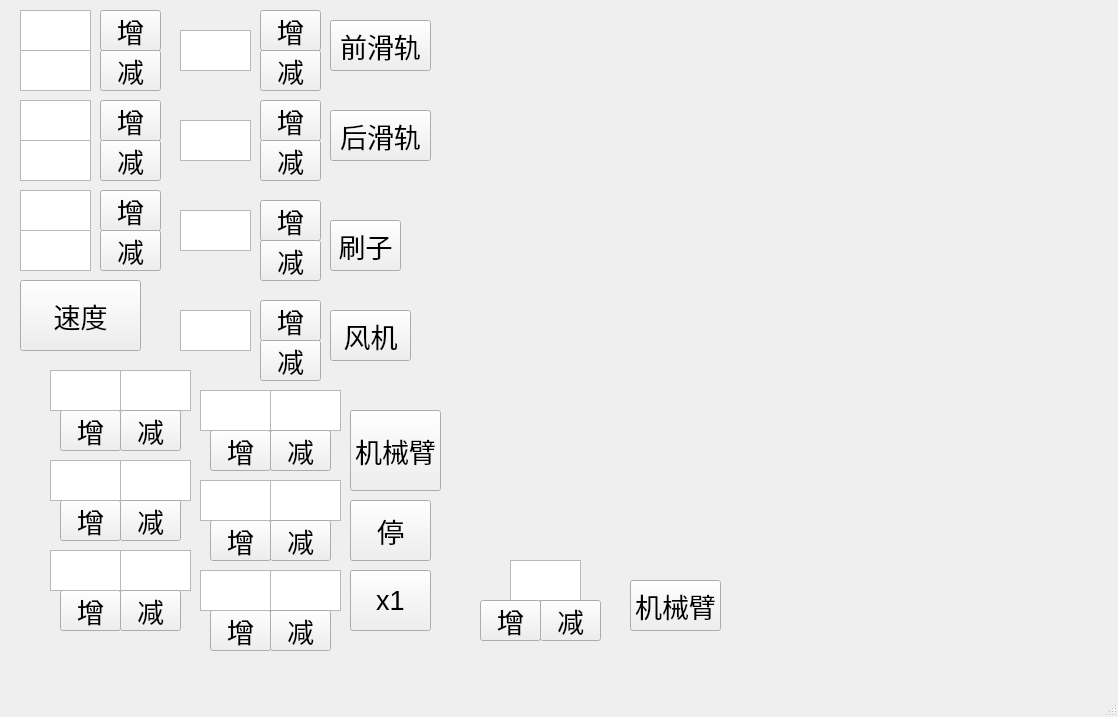
<?xml version="1.0" encoding="UTF-8"?>
<ui version="4.0">
 <class>CtlWin</class>
 <widget class="QMainWindow" name="CtlWin">
  <property name="geometry">
   <rect>
    <x>0</x>
    <y>0</y>
    <width>1118</width>
    <height>717</height>
   </rect>
  </property>
  <property name="windowTitle">
   <string>CtlWin</string>
  </property>
  <widget class="QWidget" name="centralwidget">
   <widget class="QTextEdit" name="x_text">
    <property name="geometry">
     <rect>
      <x>20</x>
      <y>50</y>
      <width>71</width>
      <height>41</height>
     </rect>
    </property>
    <property name="font">
     <font>
      <pointsize>15</pointsize>
     </font>
    </property>
    <property name="html">
     <string>&lt;!DOCTYPE HTML PUBLIC &quot;-//W3C//DTD HTML 4.0//EN&quot; &quot;http://www.w3.org/TR/REC-html40/strict.dtd&quot;&gt;
&lt;html&gt;&lt;head&gt;&lt;meta name=&quot;qrichtext&quot; content=&quot;1&quot; /&gt;&lt;style type=&quot;text/css&quot;&gt;
p, li { white-space: pre-wrap; }
&lt;/style&gt;&lt;/head&gt;&lt;body style=&quot; font-family:'Ubuntu'; font-size:15pt; font-weight:400; font-style:normal;&quot;&gt;
&lt;p align=&quot;center&quot; style=&quot;-qt-paragraph-type:empty; margin-top:0px; margin-bottom:0px; margin-left:0px; margin-right:0px; -qt-block-indent:0; text-indent:0px;&quot;&gt;&lt;br /&gt;&lt;/p&gt;&lt;/body&gt;&lt;/html&gt;</string>
    </property>
   </widget>
   <widget class="QPushButton" name="x_but_add">
    <property name="geometry">
     <rect>
      <x>100</x>
      <y>10</y>
      <width>61</width>
      <height>41</height>
     </rect>
    </property>
    <property name="font">
     <font>
      <pointsize>20</pointsize>
     </font>
    </property>
    <property name="text">
     <string>增</string>
    </property>
   </widget>
   <widget class="QPushButton" name="x_but_minus">
    <property name="geometry">
     <rect>
      <x>100</x>
      <y>50</y>
      <width>61</width>
      <height>41</height>
     </rect>
    </property>
    <property name="font">
     <font>
      <pointsize>20</pointsize>
     </font>
    </property>
    <property name="text">
     <string>减</string>
    </property>
   </widget>
   <widget class="QPushButton" name="y_but_add">
    <property name="geometry">
     <rect>
      <x>100</x>
      <y>100</y>
      <width>61</width>
      <height>41</height>
     </rect>
    </property>
    <property name="font">
     <font>
      <pointsize>20</pointsize>
     </font>
    </property>
    <property name="text">
     <string>增</string>
    </property>
   </widget>
   <widget class="QPushButton" name="y_but_minus">
    <property name="geometry">
     <rect>
      <x>100</x>
      <y>140</y>
      <width>61</width>
      <height>41</height>
     </rect>
    </property>
    <property name="font">
     <font>
      <pointsize>20</pointsize>
     </font>
    </property>
    <property name="text">
     <string>减</string>
    </property>
   </widget>
   <widget class="QPushButton" name="z_but_add">
    <property name="geometry">
     <rect>
      <x>100</x>
      <y>190</y>
      <width>61</width>
      <height>41</height>
     </rect>
    </property>
    <property name="font">
     <font>
      <pointsize>20</pointsize>
     </font>
    </property>
    <property name="text">
     <string>增</string>
    </property>
   </widget>
   <widget class="QPushButton" name="z_but_minus">
    <property name="geometry">
     <rect>
      <x>100</x>
      <y>230</y>
      <width>61</width>
      <height>41</height>
     </rect>
    </property>
    <property name="font">
     <font>
      <pointsize>20</pointsize>
     </font>
    </property>
    <property name="text">
     <string>减</string>
    </property>
   </widget>
   <widget class="QPushButton" name="front_plate_add_but">
    <property name="geometry">
     <rect>
      <x>260</x>
      <y>10</y>
      <width>61</width>
      <height>41</height>
     </rect>
    </property>
    <property name="font">
     <font>
      <pointsize>20</pointsize>
     </font>
    </property>
    <property name="text">
     <string>增</string>
    </property>
   </widget>
   <widget class="QPushButton" name="front_plate_minus_but">
    <property name="geometry">
     <rect>
      <x>260</x>
      <y>50</y>
      <width>61</width>
      <height>41</height>
     </rect>
    </property>
    <property name="font">
     <font>
      <pointsize>20</pointsize>
     </font>
    </property>
    <property name="text">
     <string>减</string>
    </property>
   </widget>
   <widget class="QPushButton" name="behind_plate_add_but">
    <property name="geometry">
     <rect>
      <x>260</x>
      <y>100</y>
      <width>61</width>
      <height>41</height>
     </rect>
    </property>
    <property name="font">
     <font>
      <pointsize>20</pointsize>
     </font>
    </property>
    <property name="text">
     <string>增</string>
    </property>
   </widget>
   <widget class="QPushButton" name="behind_plate_minus_but">
    <property name="geometry">
     <rect>
      <x>260</x>
      <y>140</y>
      <width>61</width>
      <height>41</height>
     </rect>
    </property>
    <property name="font">
     <font>
      <pointsize>20</pointsize>
     </font>
    </property>
    <property name="text">
     <string>减</string>
    </property>
   </widget>
   <widget class="QTextEdit" name="y_text">
    <property name="geometry">
     <rect>
      <x>20</x>
      <y>140</y>
      <width>71</width>
      <height>41</height>
     </rect>
    </property>
    <property name="font">
     <font>
      <pointsize>15</pointsize>
     </font>
    </property>
    <property name="html">
     <string>&lt;!DOCTYPE HTML PUBLIC &quot;-//W3C//DTD HTML 4.0//EN&quot; &quot;http://www.w3.org/TR/REC-html40/strict.dtd&quot;&gt;
&lt;html&gt;&lt;head&gt;&lt;meta name=&quot;qrichtext&quot; content=&quot;1&quot; /&gt;&lt;style type=&quot;text/css&quot;&gt;
p, li { white-space: pre-wrap; }
&lt;/style&gt;&lt;/head&gt;&lt;body style=&quot; font-family:'Ubuntu'; font-size:15pt; font-weight:400; font-style:normal;&quot;&gt;
&lt;p align=&quot;center&quot; style=&quot;-qt-paragraph-type:empty; margin-top:0px; margin-bottom:0px; margin-left:0px; margin-right:0px; -qt-block-indent:0; text-indent:0px;&quot;&gt;&lt;br /&gt;&lt;/p&gt;&lt;/body&gt;&lt;/html&gt;</string>
    </property>
   </widget>
   <widget class="QTextEdit" name="yaw_text">
    <property name="geometry">
     <rect>
      <x>20</x>
      <y>230</y>
      <width>71</width>
      <height>41</height>
     </rect>
    </property>
    <property name="font">
     <font>
      <pointsize>15</pointsize>
     </font>
    </property>
    <property name="html">
     <string>&lt;!DOCTYPE HTML PUBLIC &quot;-//W3C//DTD HTML 4.0//EN&quot; &quot;http://www.w3.org/TR/REC-html40/strict.dtd&quot;&gt;
&lt;html&gt;&lt;head&gt;&lt;meta name=&quot;qrichtext&quot; content=&quot;1&quot; /&gt;&lt;style type=&quot;text/css&quot;&gt;
p, li { white-space: pre-wrap; }
&lt;/style&gt;&lt;/head&gt;&lt;body style=&quot; font-family:'Ubuntu'; font-size:15pt; font-weight:400; font-style:normal;&quot;&gt;
&lt;p align=&quot;center&quot; style=&quot;-qt-paragraph-type:empty; margin-top:0px; margin-bottom:0px; margin-left:0px; margin-right:0px; -qt-block-indent:0; text-indent:0px;&quot;&gt;&lt;br /&gt;&lt;/p&gt;&lt;/body&gt;&lt;/html&gt;</string>
    </property>
   </widget>
   <widget class="QTextEdit" name="front_plate_text">
    <property name="geometry">
     <rect>
      <x>180</x>
      <y>30</y>
      <width>71</width>
      <height>41</height>
     </rect>
    </property>
    <property name="font">
     <font>
      <pointsize>15</pointsize>
     </font>
    </property>
    <property name="html">
     <string>&lt;!DOCTYPE HTML PUBLIC &quot;-//W3C//DTD HTML 4.0//EN&quot; &quot;http://www.w3.org/TR/REC-html40/strict.dtd&quot;&gt;
&lt;html&gt;&lt;head&gt;&lt;meta name=&quot;qrichtext&quot; content=&quot;1&quot; /&gt;&lt;style type=&quot;text/css&quot;&gt;
p, li { white-space: pre-wrap; }
&lt;/style&gt;&lt;/head&gt;&lt;body style=&quot; font-family:'Ubuntu'; font-size:15pt; font-weight:400; font-style:normal;&quot;&gt;
&lt;p align=&quot;center&quot; style=&quot;-qt-paragraph-type:empty; margin-top:0px; margin-bottom:0px; margin-left:0px; margin-right:0px; -qt-block-indent:0; text-indent:0px;&quot;&gt;&lt;br /&gt;&lt;/p&gt;&lt;/body&gt;&lt;/html&gt;</string>
    </property>
   </widget>
   <widget class="QTextEdit" name="behind_plate_text">
    <property name="geometry">
     <rect>
      <x>180</x>
      <y>120</y>
      <width>71</width>
      <height>41</height>
     </rect>
    </property>
    <property name="font">
     <font>
      <pointsize>15</pointsize>
     </font>
    </property>
    <property name="html">
     <string>&lt;!DOCTYPE HTML PUBLIC &quot;-//W3C//DTD HTML 4.0//EN&quot; &quot;http://www.w3.org/TR/REC-html40/strict.dtd&quot;&gt;
&lt;html&gt;&lt;head&gt;&lt;meta name=&quot;qrichtext&quot; content=&quot;1&quot; /&gt;&lt;style type=&quot;text/css&quot;&gt;
p, li { white-space: pre-wrap; }
&lt;/style&gt;&lt;/head&gt;&lt;body style=&quot; font-family:'Ubuntu'; font-size:15pt; font-weight:400; font-style:normal;&quot;&gt;
&lt;p align=&quot;center&quot; style=&quot;-qt-paragraph-type:empty; margin-top:0px; margin-bottom:0px; margin-left:0px; margin-right:0px; -qt-block-indent:0; text-indent:0px;&quot;&gt;&lt;br /&gt;&lt;/p&gt;&lt;/body&gt;&lt;/html&gt;</string>
    </property>
   </widget>
   <widget class="QPushButton" name="send_stm32_vel">
    <property name="geometry">
     <rect>
      <x>20</x>
      <y>280</y>
      <width>121</width>
      <height>71</height>
     </rect>
    </property>
    <property name="font">
     <font>
      <pointsize>20</pointsize>
     </font>
    </property>
    <property name="text">
     <string>速度</string>
    </property>
   </widget>
   <widget class="QPushButton" name="stop">
    <property name="geometry">
     <rect>
      <x>350</x>
      <y>500</y>
      <width>81</width>
      <height>61</height>
     </rect>
    </property>
    <property name="font">
     <font>
      <pointsize>20</pointsize>
     </font>
    </property>
    <property name="text">
     <string>停</string>
    </property>
   </widget>
   <widget class="QPushButton" name="send_front_plate">
    <property name="geometry">
     <rect>
      <x>330</x>
      <y>20</y>
      <width>101</width>
      <height>51</height>
     </rect>
    </property>
    <property name="font">
     <font>
      <pointsize>20</pointsize>
     </font>
    </property>
    <property name="text">
     <string>前滑轨</string>
    </property>
   </widget>
   <widget class="QPushButton" name="send_behind_plate">
    <property name="geometry">
     <rect>
      <x>330</x>
      <y>110</y>
      <width>101</width>
      <height>51</height>
     </rect>
    </property>
    <property name="font">
     <font>
      <pointsize>20</pointsize>
     </font>
    </property>
    <property name="text">
     <string>后滑轨</string>
    </property>
   </widget>
   <widget class="QTextEdit" name="fan_text">
    <property name="geometry">
     <rect>
      <x>180</x>
      <y>310</y>
      <width>71</width>
      <height>41</height>
     </rect>
    </property>
    <property name="font">
     <font>
      <pointsize>15</pointsize>
     </font>
    </property>
    <property name="html">
     <string>&lt;!DOCTYPE HTML PUBLIC &quot;-//W3C//DTD HTML 4.0//EN&quot; &quot;http://www.w3.org/TR/REC-html40/strict.dtd&quot;&gt;
&lt;html&gt;&lt;head&gt;&lt;meta name=&quot;qrichtext&quot; content=&quot;1&quot; /&gt;&lt;style type=&quot;text/css&quot;&gt;
p, li { white-space: pre-wrap; }
&lt;/style&gt;&lt;/head&gt;&lt;body style=&quot; font-family:'Ubuntu'; font-size:15pt; font-weight:400; font-style:normal;&quot;&gt;
&lt;p align=&quot;center&quot; style=&quot;-qt-paragraph-type:empty; margin-top:0px; margin-bottom:0px; margin-left:0px; margin-right:0px; -qt-block-indent:0; text-indent:0px;&quot;&gt;&lt;br /&gt;&lt;/p&gt;&lt;/body&gt;&lt;/html&gt;</string>
    </property>
   </widget>
   <widget class="QPushButton" name="send_fan">
    <property name="geometry">
     <rect>
      <x>330</x>
      <y>310</y>
      <width>81</width>
      <height>51</height>
     </rect>
    </property>
    <property name="font">
     <font>
      <pointsize>20</pointsize>
     </font>
    </property>
    <property name="text">
     <string>风机</string>
    </property>
   </widget>
   <widget class="QPushButton" name="fan_add_but">
    <property name="geometry">
     <rect>
      <x>260</x>
      <y>300</y>
      <width>61</width>
      <height>41</height>
     </rect>
    </property>
    <property name="font">
     <font>
      <pointsize>20</pointsize>
     </font>
    </property>
    <property name="text">
     <string>增</string>
    </property>
   </widget>
   <widget class="QPushButton" name="fan_minus_but">
    <property name="geometry">
     <rect>
      <x>260</x>
      <y>340</y>
      <width>61</width>
      <height>41</height>
     </rect>
    </property>
    <property name="font">
     <font>
      <pointsize>20</pointsize>
     </font>
    </property>
    <property name="text">
     <string>减</string>
    </property>
   </widget>
   <widget class="QTextEdit" name="servo1_text">
    <property name="geometry">
     <rect>
      <x>120</x>
      <y>370</y>
      <width>71</width>
      <height>41</height>
     </rect>
    </property>
    <property name="font">
     <font>
      <pointsize>15</pointsize>
     </font>
    </property>
    <property name="html">
     <string>&lt;!DOCTYPE HTML PUBLIC &quot;-//W3C//DTD HTML 4.0//EN&quot; &quot;http://www.w3.org/TR/REC-html40/strict.dtd&quot;&gt;
&lt;html&gt;&lt;head&gt;&lt;meta name=&quot;qrichtext&quot; content=&quot;1&quot; /&gt;&lt;style type=&quot;text/css&quot;&gt;
p, li { white-space: pre-wrap; }
&lt;/style&gt;&lt;/head&gt;&lt;body style=&quot; font-family:'Ubuntu'; font-size:15pt; font-weight:400; font-style:normal;&quot;&gt;
&lt;p align=&quot;center&quot; style=&quot;-qt-paragraph-type:empty; margin-top:0px; margin-bottom:0px; margin-left:0px; margin-right:0px; -qt-block-indent:0; text-indent:0px;&quot;&gt;&lt;br /&gt;&lt;/p&gt;&lt;/body&gt;&lt;/html&gt;</string>
    </property>
   </widget>
   <widget class="QTextEdit" name="servo2_text">
    <property name="geometry">
     <rect>
      <x>120</x>
      <y>460</y>
      <width>71</width>
      <height>41</height>
     </rect>
    </property>
    <property name="font">
     <font>
      <pointsize>15</pointsize>
     </font>
    </property>
    <property name="html">
     <string>&lt;!DOCTYPE HTML PUBLIC &quot;-//W3C//DTD HTML 4.0//EN&quot; &quot;http://www.w3.org/TR/REC-html40/strict.dtd&quot;&gt;
&lt;html&gt;&lt;head&gt;&lt;meta name=&quot;qrichtext&quot; content=&quot;1&quot; /&gt;&lt;style type=&quot;text/css&quot;&gt;
p, li { white-space: pre-wrap; }
&lt;/style&gt;&lt;/head&gt;&lt;body style=&quot; font-family:'Ubuntu'; font-size:15pt; font-weight:400; font-style:normal;&quot;&gt;
&lt;p align=&quot;center&quot; style=&quot;-qt-paragraph-type:empty; margin-top:0px; margin-bottom:0px; margin-left:0px; margin-right:0px; -qt-block-indent:0; text-indent:0px;&quot;&gt;&lt;br /&gt;&lt;/p&gt;&lt;/body&gt;&lt;/html&gt;</string>
    </property>
   </widget>
   <widget class="QTextEdit" name="servo3_text">
    <property name="geometry">
     <rect>
      <x>120</x>
      <y>550</y>
      <width>71</width>
      <height>41</height>
     </rect>
    </property>
    <property name="font">
     <font>
      <pointsize>15</pointsize>
     </font>
    </property>
    <property name="html">
     <string>&lt;!DOCTYPE HTML PUBLIC &quot;-//W3C//DTD HTML 4.0//EN&quot; &quot;http://www.w3.org/TR/REC-html40/strict.dtd&quot;&gt;
&lt;html&gt;&lt;head&gt;&lt;meta name=&quot;qrichtext&quot; content=&quot;1&quot; /&gt;&lt;style type=&quot;text/css&quot;&gt;
p, li { white-space: pre-wrap; }
&lt;/style&gt;&lt;/head&gt;&lt;body style=&quot; font-family:'Ubuntu'; font-size:15pt; font-weight:400; font-style:normal;&quot;&gt;
&lt;p align=&quot;center&quot; style=&quot;-qt-paragraph-type:empty; margin-top:0px; margin-bottom:0px; margin-left:0px; margin-right:0px; -qt-block-indent:0; text-indent:0px;&quot;&gt;&lt;br /&gt;&lt;/p&gt;&lt;/body&gt;&lt;/html&gt;</string>
    </property>
   </widget>
   <widget class="QTextEdit" name="servo6_text">
    <property name="geometry">
     <rect>
      <x>270</x>
      <y>570</y>
      <width>71</width>
      <height>41</height>
     </rect>
    </property>
    <property name="font">
     <font>
      <pointsize>15</pointsize>
     </font>
    </property>
    <property name="html">
     <string>&lt;!DOCTYPE HTML PUBLIC &quot;-//W3C//DTD HTML 4.0//EN&quot; &quot;http://www.w3.org/TR/REC-html40/strict.dtd&quot;&gt;
&lt;html&gt;&lt;head&gt;&lt;meta name=&quot;qrichtext&quot; content=&quot;1&quot; /&gt;&lt;style type=&quot;text/css&quot;&gt;
p, li { white-space: pre-wrap; }
&lt;/style&gt;&lt;/head&gt;&lt;body style=&quot; font-family:'Ubuntu'; font-size:15pt; font-weight:400; font-style:normal;&quot;&gt;
&lt;p align=&quot;center&quot; style=&quot;-qt-paragraph-type:empty; margin-top:0px; margin-bottom:0px; margin-left:0px; margin-right:0px; -qt-block-indent:0; text-indent:0px;&quot;&gt;&lt;br /&gt;&lt;/p&gt;&lt;/body&gt;&lt;/html&gt;</string>
    </property>
   </widget>
   <widget class="QTextEdit" name="servo4_text">
    <property name="geometry">
     <rect>
      <x>270</x>
      <y>390</y>
      <width>71</width>
      <height>41</height>
     </rect>
    </property>
    <property name="font">
     <font>
      <pointsize>15</pointsize>
     </font>
    </property>
    <property name="html">
     <string>&lt;!DOCTYPE HTML PUBLIC &quot;-//W3C//DTD HTML 4.0//EN&quot; &quot;http://www.w3.org/TR/REC-html40/strict.dtd&quot;&gt;
&lt;html&gt;&lt;head&gt;&lt;meta name=&quot;qrichtext&quot; content=&quot;1&quot; /&gt;&lt;style type=&quot;text/css&quot;&gt;
p, li { white-space: pre-wrap; }
&lt;/style&gt;&lt;/head&gt;&lt;body style=&quot; font-family:'Ubuntu'; font-size:15pt; font-weight:400; font-style:normal;&quot;&gt;
&lt;p align=&quot;center&quot; style=&quot;-qt-paragraph-type:empty; margin-top:0px; margin-bottom:0px; margin-left:0px; margin-right:0px; -qt-block-indent:0; text-indent:0px;&quot;&gt;&lt;br /&gt;&lt;/p&gt;&lt;/body&gt;&lt;/html&gt;</string>
    </property>
   </widget>
   <widget class="QTextEdit" name="servo5_text">
    <property name="geometry">
     <rect>
      <x>270</x>
      <y>480</y>
      <width>71</width>
      <height>41</height>
     </rect>
    </property>
    <property name="font">
     <font>
      <pointsize>15</pointsize>
     </font>
    </property>
    <property name="html">
     <string>&lt;!DOCTYPE HTML PUBLIC &quot;-//W3C//DTD HTML 4.0//EN&quot; &quot;http://www.w3.org/TR/REC-html40/strict.dtd&quot;&gt;
&lt;html&gt;&lt;head&gt;&lt;meta name=&quot;qrichtext&quot; content=&quot;1&quot; /&gt;&lt;style type=&quot;text/css&quot;&gt;
p, li { white-space: pre-wrap; }
&lt;/style&gt;&lt;/head&gt;&lt;body style=&quot; font-family:'Ubuntu'; font-size:15pt; font-weight:400; font-style:normal;&quot;&gt;
&lt;p align=&quot;center&quot; style=&quot;-qt-paragraph-type:empty; margin-top:0px; margin-bottom:0px; margin-left:0px; margin-right:0px; -qt-block-indent:0; text-indent:0px;&quot;&gt;&lt;br /&gt;&lt;/p&gt;&lt;/body&gt;&lt;/html&gt;</string>
    </property>
   </widget>
   <widget class="QPushButton" name="servo1_add_but">
    <property name="geometry">
     <rect>
      <x>60</x>
      <y>410</y>
      <width>61</width>
      <height>41</height>
     </rect>
    </property>
    <property name="font">
     <font>
      <pointsize>20</pointsize>
     </font>
    </property>
    <property name="text">
     <string>增</string>
    </property>
   </widget>
   <widget class="QPushButton" name="servo1_minus_but">
    <property name="geometry">
     <rect>
      <x>120</x>
      <y>410</y>
      <width>61</width>
      <height>41</height>
     </rect>
    </property>
    <property name="font">
     <font>
      <pointsize>20</pointsize>
     </font>
    </property>
    <property name="text">
     <string>减</string>
    </property>
   </widget>
   <widget class="QPushButton" name="servo2_add_but">
    <property name="geometry">
     <rect>
      <x>60</x>
      <y>500</y>
      <width>61</width>
      <height>41</height>
     </rect>
    </property>
    <property name="font">
     <font>
      <pointsize>20</pointsize>
     </font>
    </property>
    <property name="text">
     <string>增</string>
    </property>
   </widget>
   <widget class="QPushButton" name="servo2_minus_but">
    <property name="geometry">
     <rect>
      <x>120</x>
      <y>500</y>
      <width>61</width>
      <height>41</height>
     </rect>
    </property>
    <property name="font">
     <font>
      <pointsize>20</pointsize>
     </font>
    </property>
    <property name="text">
     <string>减</string>
    </property>
   </widget>
   <widget class="QPushButton" name="servo3_add_but">
    <property name="geometry">
     <rect>
      <x>60</x>
      <y>590</y>
      <width>61</width>
      <height>41</height>
     </rect>
    </property>
    <property name="font">
     <font>
      <pointsize>20</pointsize>
     </font>
    </property>
    <property name="text">
     <string>增</string>
    </property>
   </widget>
   <widget class="QPushButton" name="servo3_minus_but">
    <property name="geometry">
     <rect>
      <x>120</x>
      <y>590</y>
      <width>61</width>
      <height>41</height>
     </rect>
    </property>
    <property name="font">
     <font>
      <pointsize>20</pointsize>
     </font>
    </property>
    <property name="text">
     <string>减</string>
    </property>
   </widget>
   <widget class="QPushButton" name="servo4_add_but">
    <property name="geometry">
     <rect>
      <x>210</x>
      <y>430</y>
      <width>61</width>
      <height>41</height>
     </rect>
    </property>
    <property name="font">
     <font>
      <pointsize>20</pointsize>
     </font>
    </property>
    <property name="text">
     <string>增</string>
    </property>
   </widget>
   <widget class="QPushButton" name="servo4_minus_but">
    <property name="geometry">
     <rect>
      <x>270</x>
      <y>430</y>
      <width>61</width>
      <height>41</height>
     </rect>
    </property>
    <property name="font">
     <font>
      <pointsize>20</pointsize>
     </font>
    </property>
    <property name="text">
     <string>减</string>
    </property>
   </widget>
   <widget class="QPushButton" name="servo5_add_but">
    <property name="geometry">
     <rect>
      <x>210</x>
      <y>520</y>
      <width>61</width>
      <height>41</height>
     </rect>
    </property>
    <property name="font">
     <font>
      <pointsize>20</pointsize>
     </font>
    </property>
    <property name="text">
     <string>增</string>
    </property>
   </widget>
   <widget class="QPushButton" name="servo5_minus_but">
    <property name="geometry">
     <rect>
      <x>270</x>
      <y>520</y>
      <width>61</width>
      <height>41</height>
     </rect>
    </property>
    <property name="font">
     <font>
      <pointsize>20</pointsize>
     </font>
    </property>
    <property name="text">
     <string>减</string>
    </property>
   </widget>
   <widget class="QPushButton" name="servo6_add_but">
    <property name="geometry">
     <rect>
      <x>210</x>
      <y>610</y>
      <width>61</width>
      <height>41</height>
     </rect>
    </property>
    <property name="font">
     <font>
      <pointsize>20</pointsize>
     </font>
    </property>
    <property name="text">
     <string>增</string>
    </property>
   </widget>
   <widget class="QPushButton" name="servo6_minus_but">
    <property name="geometry">
     <rect>
      <x>270</x>
      <y>610</y>
      <width>61</width>
      <height>41</height>
     </rect>
    </property>
    <property name="font">
     <font>
      <pointsize>20</pointsize>
     </font>
    </property>
    <property name="text">
     <string>减</string>
    </property>
   </widget>
   <widget class="QPushButton" name="send_arm">
    <property name="geometry">
     <rect>
      <x>350</x>
      <y>410</y>
      <width>91</width>
      <height>81</height>
     </rect>
    </property>
    <property name="font">
     <font>
      <pointsize>20</pointsize>
     </font>
    </property>
    <property name="text">
     <string>机械臂</string>
    </property>
   </widget>
   <widget class="QTextEdit" name="current_servo1_angle">
    <property name="geometry">
     <rect>
      <x>50</x>
      <y>370</y>
      <width>71</width>
      <height>41</height>
     </rect>
    </property>
    <property name="font">
     <font>
      <pointsize>15</pointsize>
     </font>
    </property>
    <property name="html">
     <string>&lt;!DOCTYPE HTML PUBLIC &quot;-//W3C//DTD HTML 4.0//EN&quot; &quot;http://www.w3.org/TR/REC-html40/strict.dtd&quot;&gt;
&lt;html&gt;&lt;head&gt;&lt;meta name=&quot;qrichtext&quot; content=&quot;1&quot; /&gt;&lt;style type=&quot;text/css&quot;&gt;
p, li { white-space: pre-wrap; }
&lt;/style&gt;&lt;/head&gt;&lt;body style=&quot; font-family:'Ubuntu'; font-size:15pt; font-weight:400; font-style:normal;&quot;&gt;
&lt;p align=&quot;center&quot; style=&quot;-qt-paragraph-type:empty; margin-top:0px; margin-bottom:0px; margin-left:0px; margin-right:0px; -qt-block-indent:0; text-indent:0px;&quot;&gt;&lt;br /&gt;&lt;/p&gt;&lt;/body&gt;&lt;/html&gt;</string>
    </property>
   </widget>
   <widget class="QTextEdit" name="current_servo2_angle">
    <property name="geometry">
     <rect>
      <x>50</x>
      <y>460</y>
      <width>71</width>
      <height>41</height>
     </rect>
    </property>
    <property name="font">
     <font>
      <pointsize>15</pointsize>
     </font>
    </property>
    <property name="html">
     <string>&lt;!DOCTYPE HTML PUBLIC &quot;-//W3C//DTD HTML 4.0//EN&quot; &quot;http://www.w3.org/TR/REC-html40/strict.dtd&quot;&gt;
&lt;html&gt;&lt;head&gt;&lt;meta name=&quot;qrichtext&quot; content=&quot;1&quot; /&gt;&lt;style type=&quot;text/css&quot;&gt;
p, li { white-space: pre-wrap; }
&lt;/style&gt;&lt;/head&gt;&lt;body style=&quot; font-family:'Ubuntu'; font-size:15pt; font-weight:400; font-style:normal;&quot;&gt;
&lt;p align=&quot;center&quot; style=&quot;-qt-paragraph-type:empty; margin-top:0px; margin-bottom:0px; margin-left:0px; margin-right:0px; -qt-block-indent:0; text-indent:0px;&quot;&gt;&lt;br /&gt;&lt;/p&gt;&lt;/body&gt;&lt;/html&gt;</string>
    </property>
   </widget>
   <widget class="QTextEdit" name="current_servo3_angle">
    <property name="geometry">
     <rect>
      <x>50</x>
      <y>550</y>
      <width>71</width>
      <height>41</height>
     </rect>
    </property>
    <property name="font">
     <font>
      <pointsize>15</pointsize>
     </font>
    </property>
    <property name="html">
     <string>&lt;!DOCTYPE HTML PUBLIC &quot;-//W3C//DTD HTML 4.0//EN&quot; &quot;http://www.w3.org/TR/REC-html40/strict.dtd&quot;&gt;
&lt;html&gt;&lt;head&gt;&lt;meta name=&quot;qrichtext&quot; content=&quot;1&quot; /&gt;&lt;style type=&quot;text/css&quot;&gt;
p, li { white-space: pre-wrap; }
&lt;/style&gt;&lt;/head&gt;&lt;body style=&quot; font-family:'Ubuntu'; font-size:15pt; font-weight:400; font-style:normal;&quot;&gt;
&lt;p align=&quot;center&quot; style=&quot;-qt-paragraph-type:empty; margin-top:0px; margin-bottom:0px; margin-left:0px; margin-right:0px; -qt-block-indent:0; text-indent:0px;&quot;&gt;&lt;br /&gt;&lt;/p&gt;&lt;/body&gt;&lt;/html&gt;</string>
    </property>
   </widget>
   <widget class="QTextEdit" name="current_servo4_angle">
    <property name="geometry">
     <rect>
      <x>200</x>
      <y>390</y>
      <width>71</width>
      <height>41</height>
     </rect>
    </property>
    <property name="font">
     <font>
      <pointsize>15</pointsize>
     </font>
    </property>
    <property name="html">
     <string>&lt;!DOCTYPE HTML PUBLIC &quot;-//W3C//DTD HTML 4.0//EN&quot; &quot;http://www.w3.org/TR/REC-html40/strict.dtd&quot;&gt;
&lt;html&gt;&lt;head&gt;&lt;meta name=&quot;qrichtext&quot; content=&quot;1&quot; /&gt;&lt;style type=&quot;text/css&quot;&gt;
p, li { white-space: pre-wrap; }
&lt;/style&gt;&lt;/head&gt;&lt;body style=&quot; font-family:'Ubuntu'; font-size:15pt; font-weight:400; font-style:normal;&quot;&gt;
&lt;p align=&quot;center&quot; style=&quot;-qt-paragraph-type:empty; margin-top:0px; margin-bottom:0px; margin-left:0px; margin-right:0px; -qt-block-indent:0; text-indent:0px;&quot;&gt;&lt;br /&gt;&lt;/p&gt;&lt;/body&gt;&lt;/html&gt;</string>
    </property>
   </widget>
   <widget class="QTextEdit" name="current_servo5_angle">
    <property name="geometry">
     <rect>
      <x>200</x>
      <y>480</y>
      <width>71</width>
      <height>41</height>
     </rect>
    </property>
    <property name="font">
     <font>
      <pointsize>15</pointsize>
     </font>
    </property>
    <property name="html">
     <string>&lt;!DOCTYPE HTML PUBLIC &quot;-//W3C//DTD HTML 4.0//EN&quot; &quot;http://www.w3.org/TR/REC-html40/strict.dtd&quot;&gt;
&lt;html&gt;&lt;head&gt;&lt;meta name=&quot;qrichtext&quot; content=&quot;1&quot; /&gt;&lt;style type=&quot;text/css&quot;&gt;
p, li { white-space: pre-wrap; }
&lt;/style&gt;&lt;/head&gt;&lt;body style=&quot; font-family:'Ubuntu'; font-size:15pt; font-weight:400; font-style:normal;&quot;&gt;
&lt;p align=&quot;center&quot; style=&quot;-qt-paragraph-type:empty; margin-top:0px; margin-bottom:0px; margin-left:0px; margin-right:0px; -qt-block-indent:0; text-indent:0px;&quot;&gt;&lt;br /&gt;&lt;/p&gt;&lt;/body&gt;&lt;/html&gt;</string>
    </property>
   </widget>
   <widget class="QTextEdit" name="current_servo6_angle">
    <property name="geometry">
     <rect>
      <x>200</x>
      <y>570</y>
      <width>71</width>
      <height>41</height>
     </rect>
    </property>
    <property name="font">
     <font>
      <pointsize>15</pointsize>
     </font>
    </property>
    <property name="html">
     <string>&lt;!DOCTYPE HTML PUBLIC &quot;-//W3C//DTD HTML 4.0//EN&quot; &quot;http://www.w3.org/TR/REC-html40/strict.dtd&quot;&gt;
&lt;html&gt;&lt;head&gt;&lt;meta name=&quot;qrichtext&quot; content=&quot;1&quot; /&gt;&lt;style type=&quot;text/css&quot;&gt;
p, li { white-space: pre-wrap; }
&lt;/style&gt;&lt;/head&gt;&lt;body style=&quot; font-family:'Ubuntu'; font-size:15pt; font-weight:400; font-style:normal;&quot;&gt;
&lt;p align=&quot;center&quot; style=&quot;-qt-paragraph-type:empty; margin-top:0px; margin-bottom:0px; margin-left:0px; margin-right:0px; -qt-block-indent:0; text-indent:0px;&quot;&gt;&lt;br /&gt;&lt;/p&gt;&lt;/body&gt;&lt;/html&gt;</string>
    </property>
   </widget>
   <widget class="QPushButton" name="send_brush">
    <property name="geometry">
     <rect>
      <x>330</x>
      <y>220</y>
      <width>71</width>
      <height>51</height>
     </rect>
    </property>
    <property name="font">
     <font>
      <pointsize>20</pointsize>
     </font>
    </property>
    <property name="text">
     <string>刷子</string>
    </property>
   </widget>
   <widget class="QPushButton" name="brush_add_but">
    <property name="geometry">
     <rect>
      <x>260</x>
      <y>200</y>
      <width>61</width>
      <height>41</height>
     </rect>
    </property>
    <property name="font">
     <font>
      <pointsize>20</pointsize>
     </font>
    </property>
    <property name="text">
     <string>增</string>
    </property>
   </widget>
   <widget class="QPushButton" name="brush_minus_but">
    <property name="geometry">
     <rect>
      <x>260</x>
      <y>240</y>
      <width>61</width>
      <height>41</height>
     </rect>
    </property>
    <property name="font">
     <font>
      <pointsize>20</pointsize>
     </font>
    </property>
    <property name="text">
     <string>减</string>
    </property>
   </widget>
   <widget class="QTextEdit" name="brush_text">
    <property name="geometry">
     <rect>
      <x>180</x>
      <y>210</y>
      <width>71</width>
      <height>41</height>
     </rect>
    </property>
    <property name="font">
     <font>
      <pointsize>15</pointsize>
     </font>
    </property>
    <property name="html">
     <string>&lt;!DOCTYPE HTML PUBLIC &quot;-//W3C//DTD HTML 4.0//EN&quot; &quot;http://www.w3.org/TR/REC-html40/strict.dtd&quot;&gt;
&lt;html&gt;&lt;head&gt;&lt;meta name=&quot;qrichtext&quot; content=&quot;1&quot; /&gt;&lt;style type=&quot;text/css&quot;&gt;
p, li { white-space: pre-wrap; }
&lt;/style&gt;&lt;/head&gt;&lt;body style=&quot; font-family:'Ubuntu'; font-size:15pt; font-weight:400; font-style:normal;&quot;&gt;
&lt;p align=&quot;center&quot; style=&quot;-qt-paragraph-type:empty; margin-top:0px; margin-bottom:0px; margin-left:0px; margin-right:0px; -qt-block-indent:0; text-indent:0px;&quot;&gt;&lt;br /&gt;&lt;/p&gt;&lt;/body&gt;&lt;/html&gt;</string>
    </property>
   </widget>
   <widget class="QLabel" name="label">
    <property name="geometry">
     <rect>
      <x>450</x>
      <y>10</y>
      <width>640</width>
      <height>480</height>
     </rect>
    </property>
    <property name="text">
     <string/>
    </property>
    <property name="alignment">
     <set>Qt::AlignCenter</set>
    </property>
   </widget>
   <widget class="QTextEdit" name="x_text_current">
    <property name="geometry">
     <rect>
      <x>20</x>
      <y>10</y>
      <width>71</width>
      <height>41</height>
     </rect>
    </property>
    <property name="font">
     <font>
      <pointsize>15</pointsize>
     </font>
    </property>
    <property name="html">
     <string>&lt;!DOCTYPE HTML PUBLIC &quot;-//W3C//DTD HTML 4.0//EN&quot; &quot;http://www.w3.org/TR/REC-html40/strict.dtd&quot;&gt;
&lt;html&gt;&lt;head&gt;&lt;meta name=&quot;qrichtext&quot; content=&quot;1&quot; /&gt;&lt;style type=&quot;text/css&quot;&gt;
p, li { white-space: pre-wrap; }
&lt;/style&gt;&lt;/head&gt;&lt;body style=&quot; font-family:'Ubuntu'; font-size:15pt; font-weight:400; font-style:normal;&quot;&gt;
&lt;p align=&quot;center&quot; style=&quot;-qt-paragraph-type:empty; margin-top:0px; margin-bottom:0px; margin-left:0px; margin-right:0px; -qt-block-indent:0; text-indent:0px;&quot;&gt;&lt;br /&gt;&lt;/p&gt;&lt;/body&gt;&lt;/html&gt;</string>
    </property>
   </widget>
   <widget class="QTextEdit" name="y_text_current">
    <property name="geometry">
     <rect>
      <x>20</x>
      <y>100</y>
      <width>71</width>
      <height>41</height>
     </rect>
    </property>
    <property name="font">
     <font>
      <pointsize>15</pointsize>
     </font>
    </property>
    <property name="html">
     <string>&lt;!DOCTYPE HTML PUBLIC &quot;-//W3C//DTD HTML 4.0//EN&quot; &quot;http://www.w3.org/TR/REC-html40/strict.dtd&quot;&gt;
&lt;html&gt;&lt;head&gt;&lt;meta name=&quot;qrichtext&quot; content=&quot;1&quot; /&gt;&lt;style type=&quot;text/css&quot;&gt;
p, li { white-space: pre-wrap; }
&lt;/style&gt;&lt;/head&gt;&lt;body style=&quot; font-family:'Ubuntu'; font-size:15pt; font-weight:400; font-style:normal;&quot;&gt;
&lt;p align=&quot;center&quot; style=&quot;-qt-paragraph-type:empty; margin-top:0px; margin-bottom:0px; margin-left:0px; margin-right:0px; -qt-block-indent:0; text-indent:0px;&quot;&gt;&lt;br /&gt;&lt;/p&gt;&lt;/body&gt;&lt;/html&gt;</string>
    </property>
   </widget>
   <widget class="QTextEdit" name="yaw_text_current">
    <property name="geometry">
     <rect>
      <x>20</x>
      <y>190</y>
      <width>71</width>
      <height>41</height>
     </rect>
    </property>
    <property name="font">
     <font>
      <pointsize>15</pointsize>
     </font>
    </property>
    <property name="html">
     <string>&lt;!DOCTYPE HTML PUBLIC &quot;-//W3C//DTD HTML 4.0//EN&quot; &quot;http://www.w3.org/TR/REC-html40/strict.dtd&quot;&gt;
&lt;html&gt;&lt;head&gt;&lt;meta name=&quot;qrichtext&quot; content=&quot;1&quot; /&gt;&lt;style type=&quot;text/css&quot;&gt;
p, li { white-space: pre-wrap; }
&lt;/style&gt;&lt;/head&gt;&lt;body style=&quot; font-family:'Ubuntu'; font-size:15pt; font-weight:400; font-style:normal;&quot;&gt;
&lt;p align=&quot;center&quot; style=&quot;-qt-paragraph-type:empty; margin-top:0px; margin-bottom:0px; margin-left:0px; margin-right:0px; -qt-block-indent:0; text-indent:0px;&quot;&gt;&lt;br /&gt;&lt;/p&gt;&lt;/body&gt;&lt;/html&gt;</string>
    </property>
   </widget>
   <widget class="QPushButton" name="change_vel">
    <property name="geometry">
     <rect>
      <x>350</x>
      <y>570</y>
      <width>81</width>
      <height>61</height>
     </rect>
    </property>
    <property name="font">
     <font>
      <pointsize>20</pointsize>
     </font>
    </property>
    <property name="text">
     <string>x1</string>
    </property>
   </widget>
   <widget class="QTextEdit" name="arm_num_text">
    <property name="geometry">
     <rect>
      <x>510</x>
      <y>560</y>
      <width>71</width>
      <height>41</height>
     </rect>
    </property>
    <property name="font">
     <font>
      <pointsize>15</pointsize>
     </font>
    </property>
    <property name="html">
     <string>&lt;!DOCTYPE HTML PUBLIC &quot;-//W3C//DTD HTML 4.0//EN&quot; &quot;http://www.w3.org/TR/REC-html40/strict.dtd&quot;&gt;
&lt;html&gt;&lt;head&gt;&lt;meta name=&quot;qrichtext&quot; content=&quot;1&quot; /&gt;&lt;style type=&quot;text/css&quot;&gt;
p, li { white-space: pre-wrap; }
&lt;/style&gt;&lt;/head&gt;&lt;body style=&quot; font-family:'Ubuntu'; font-size:15pt; font-weight:400; font-style:normal;&quot;&gt;
&lt;p align=&quot;center&quot; style=&quot;-qt-paragraph-type:empty; margin-top:0px; margin-bottom:0px; margin-left:0px; margin-right:0px; -qt-block-indent:0; text-indent:0px;&quot;&gt;&lt;br /&gt;&lt;/p&gt;&lt;/body&gt;&lt;/html&gt;</string>
    </property>
   </widget>
   <widget class="QPushButton" name="arm_num_add">
    <property name="geometry">
     <rect>
      <x>480</x>
      <y>600</y>
      <width>61</width>
      <height>41</height>
     </rect>
    </property>
    <property name="font">
     <font>
      <pointsize>20</pointsize>
     </font>
    </property>
    <property name="text">
     <string>增</string>
    </property>
   </widget>
   <widget class="QPushButton" name="arm_num_minus">
    <property name="geometry">
     <rect>
      <x>540</x>
      <y>600</y>
      <width>61</width>
      <height>41</height>
     </rect>
    </property>
    <property name="font">
     <font>
      <pointsize>20</pointsize>
     </font>
    </property>
    <property name="text">
     <string>减</string>
    </property>
   </widget>
   <widget class="QPushButton" name="arm_num_but">
    <property name="geometry">
     <rect>
      <x>630</x>
      <y>580</y>
      <width>91</width>
      <height>51</height>
     </rect>
    </property>
    <property name="font">
     <font>
      <pointsize>20</pointsize>
     </font>
    </property>
    <property name="text">
     <string>机械臂</string>
    </property>
   </widget>
  </widget>
  <widget class="QStatusBar" name="statusbar"/>
 </widget>
 <resources/>
 <connections/>
</ui>
